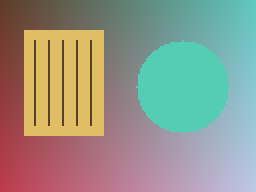
#> input picture images/sample.png, 128 x 96 px (shown 2 times larger)
$ python GaussianNoise.py
#> lines starting #> are read from the running program, lines starting #| are printed output that depends on the picture; long printed decimals are rounded
import cv2
import numpy as np
import matplotlib.pyplot as plt
from pathlib import Path


# Change Img_path to use your own image.
Img_path = str(Path(__file__).resolve().parents[1] / 'images' / 'sample.png')
img = cv2.imread(Img_path, cv2.IMREAD_GRAYSCALE)
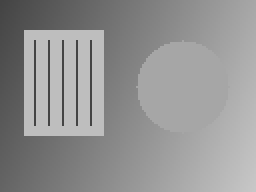
#> img: shape (96, 128) (shown 2 times larger); min 68, max 199, mean 147.5

if img is None:
    raise SystemExit("Image not found! Check Img_path.")

# Calculation
values = img.astype(float)
sigma = 2
rng = np.random.default_rng(42)
noise = rng.normal(0, sigma, img.shape)
result = np.clip(np.round(values + noise), 0, 255).astype(np.uint8)


# Sample the actual original and noisy images for printed output.
original_sample = cv2.resize(img.astype(float), (3, 3), interpolation=cv2.INTER_AREA)
#> original_sample = [[120.5, 132.2, 158.3], [150.3, 153.2, 170.3], [118.2, 146.2, 177.9]]
noisy_sample = cv2.resize(result.astype(float), (3, 3), interpolation=cv2.INTER_AREA)
#> noisy_sample = [[120.5, 132.2, 158.2], [150.3, 153.2, 170.4], [118.2, 146.1, 177.9]]
print('Image Shape:', img.shape)
#| Image Shape: (96, 128)
print('3 x 3 Pixel Values:')
print(original_sample)
#| [[120.521 132.228 158.254]
#|  [150.252 153.220  170.324]
#|  [118.1875     146.226 177.932]]
print('3 x 3 Applied Noise (after clipping):')
print(noisy_sample - original_sample)
#| [[-0.03516 -0.06543 -0.01587]
#|  [ 0.02441 -0.05493  0.06055]
#|  [-0.007568 -0.1003  -0.06421]]
print('3 x 3 Image with Noisy Values:')
print(noisy_sample)
#| [[120.486 132.163  158.238]
#|  [150.277 153.165 170.385]
#|  [118.180 146.126 177.868]]

# Display
plt.figure(figsize=(10, 4))

plt.subplot(1, 2, 1)
plt.imshow(img, cmap="gray", vmin=0, vmax=255)
plt.title('Original Image')
plt.axis("off")

plt.subplot(1, 2, 2)
plt.imshow(result, cmap="gray", vmin=0, vmax=255)
plt.title('Gaussian Noise Added')
plt.axis("off")

plt.tight_layout()

plt.show()
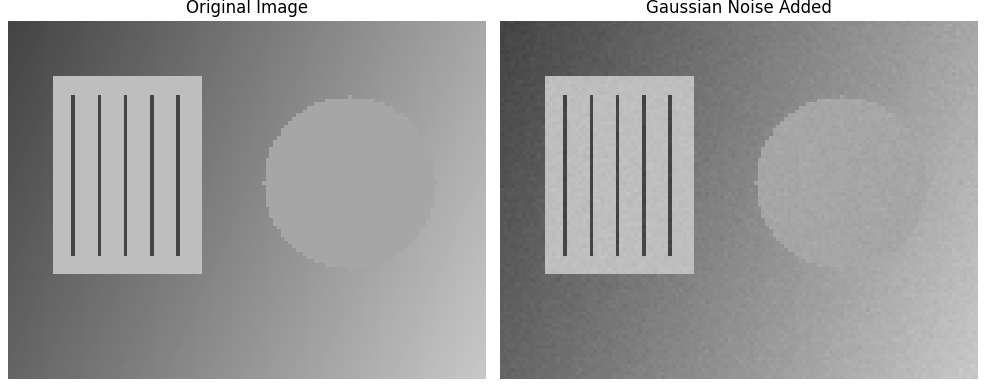
#> figure drawn by matplotlib, 2 panels
